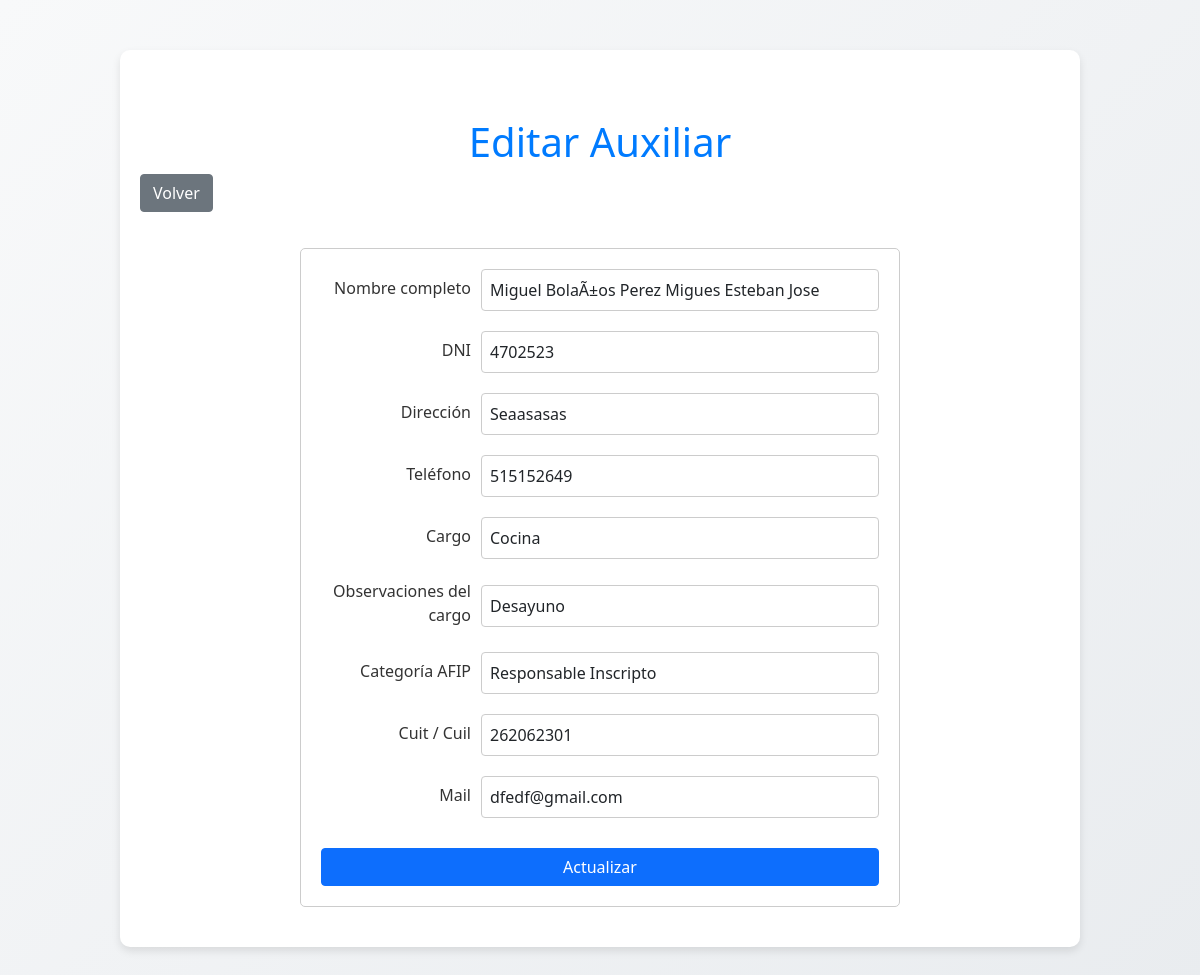
/auxiliar/editar_auxiliar.php?id=1, run on the app's committed database.
### tables this page shows
CREATE TABLE `auxiliar` (
  `id_auxiliar` int(11) NOT NULL,
  `nombre_auxiliar` varchar(255) NOT NULL,
  `dni_auxiliar` varchar(20) NOT NULL,
  `direccion_auxiliar` varchar(255) DEFAULT NULL,
  `telefono_auxiliar` varchar(20) DEFAULT NULL,
  `cargo_auxiliar` varchar(50) DEFAULT NULL,
  `observaciones_cargo` text DEFAULT NULL,
  `categoria_afip` varchar(50) DEFAULT NULL,
  `cuit_cuil` varchar(20) NOT NULL,
  `mail_auxiliar` varchar(255) DEFAULT NULL
);

### auxiliar/editar_auxiliar.php (the view, shortened to what this page needs)
<!DOCTYPE html>
<html lang="es">
<head>
    <link href="https://cdn.jsdelivr.net/npm/bootstrap@5.0.2/dist/css/bootstrap.min.css" rel="stylesheet">
    <link rel="stylesheet" href="../estilo.css">
</head>
<body>
    <div class="container">
        <h1 class="mt-5">Editar Auxiliar</h1>
        <a href="auxiliar.php" class="btn btn-secondary mb-3">Volver</a>
        <?php
        $servername = "localhost";
        $username = "admin";
        $password = "admin";
        $dbname = "consejo";
        $conn = new mysqli($servername, $username, $password, $dbname);
        $id_auxiliar = $_GET['id'];
        $sql = "SELECT * FROM auxiliar WHERE id_auxiliar = ?";
        $stmt = $conn->prepare($sql);
        $stmt->bind_param("i", $id_auxiliar);
        $stmt->execute();
        $result = $stmt->get_result();
        if ($result->num_rows > 0) {
            $row = $result->fetch_assoc();
        ?>
        <form method="post" action="actualizar_auxiliar.php">
            <div class="form-group">
                <label for="nombre_auxiliar" class="form-label">Nombre completo</label>
                <input type="text" class="form-control" id="nombre_auxiliar" name="nombre_auxiliar" value="<?php echo $row['nombre_auxiliar']; ?>" required>
            </div>
            <div class="form-group">
                <label for="dni_auxiliar" class="form-label">DNI</label>
                <input type="text" class="form-control" id="dni_auxiliar" name="dni_auxiliar" value="<?php echo $row['dni_auxiliar']; ?>" required>
            </div>
            <div class="form-group">
                <label for="direccion_auxiliar" class="form-label">Dirección</label>
                <input type="text" class="form-control" id="direccion_auxiliar" name="direccion_auxiliar" value="<?php echo $row['direccion_auxiliar']; ?>" required>
            </div>
            <div class="form-group">
                <label for="telefono_auxiliar" class="form-label">Teléfono</label>
                <input type="text" class="form-control" id="telefono_auxiliar" name="telefono_auxiliar" value="<?php echo $row['telefono_auxiliar']; ?>" required>
            </div>
            <div class="form-group">
                <label for="cargo_auxiliar" class="form-label">Cargo</label>
                <input type="text" class="form-control" id="cargo_auxiliar" name="cargo_auxiliar" value="<?php echo $row['cargo_auxiliar']; ?>" required>
            </div>
            <div class="form-group">
                <label for="observaciones_cargo" class="form-label">Observaciones del cargo</label>
                <input type="text" class="form-control" id="observaciones_cargo" name="observaciones_cargo" value="<?php echo $row['observaciones_cargo']; ?>" required>
            </div>
            <div class="form-group">
                <label for="categoria_afip" class="form-label">Categoría AFIP</label>
                <select class="form-control" id="categoria_afip" name="categoria_afip" required>
                    <option value="Responsable Inscripto" <?php if ($row['categoria_afip'] == 'Responsable Inscripto') echo 'selected'; ?>>Responsable Inscripto</option>
                </select>
            </div>
            <div class="form-group">
                <label for="cuit_cuil" class="form-label">Cuit / Cuil</label>
                <input type="text" class="form-control" id="cuit_cuil" name="cuit_cuil" value="<?php echo $row['cuit_cuil']; ?>" required>
            </div>
            <div class="form-group">
                <label for="mail_auxiliar" class="form-label">Mail</label>
                <input type="email" class="form-control" id="mail_auxiliar" name="mail_auxiliar" value="<?php echo $row['mail_auxiliar']; ?>" required>
            </div>
            <button type="submit" class="btn btn-primary">Actualizar</button>
        </form>
        <?php
        } else {
            echo "<p>No se encontró el auxiliar.</p>";
        }
        ?>
    </div>
</body>
</html>

### estilo.css (style rules this page uses)
body { font-family: 'Segoe UI', Tahoma, Geneva, Verdana, sans-serif; background: linear-gradient(135deg, #f8f9fa, #e9ecef); margin: 0; padding: 0; color: #333; overflow-x: hidden; display: flex; justify-content: center; align-items: center; min-height: 100vh; }
.container { width: 100%; max-width: 80%; margin: 50px 0; box-sizing: border-box; padding: 20px; background: white; box-shadow: 0 4px 8px rgba(0, 0, 0, 0.1); border-radius: 10px; }
h1, h2, h3 { color: #007bff; text-align: center; }
.form-group { display: flex; align-items: center; margin-bottom: 15px; flex-wrap: wrap; }
.form-group label { width: 100%; max-width: 150px; margin-right: 10px; text-align: right; box-sizing: border-box; }
.form-group input, .form-group select { flex: 1; padding: 10px; box-sizing: border-box; border: 1px solid #ced4da; border-radius: 4px; transition: border-color 0.3s ease; }
button { padding: 10px 20px; margin-top: 10px; background-color: #007bff; color: white; border: none; border-radius: 4px; cursor: pointer; display: block; width: 100%; font-size: 16px; transition: background-color 0.3s ease; }

### auxiliar/editar_auxiliar.php (style rules this page uses)
form { max-width: 600px; margin: 20px auto; padding: 20px; border: 1px solid #ccc; border-radius: 5px; }
.form-group { margin-bottom: 20px; }
.form-group label { display: block; margin-bottom: 5px; }
.form-group input, .form-group select { width: 100%; padding: 8px; font-size: 1rem; border: 1px solid #ccc; border-radius: 4px; }

### data on the page
auxiliar: nombre_auxiliar "Miguel BolaÃ±os Perez Migues Esteban Jose", dni_auxiliar "4702523", direccion_auxiliar "Seaasasas", telefono_auxiliar "515152649", cargo_auxiliar "Cocina", observaciones_cargo "Desayuno", categoria_afip "Responsable Inscripto", cuit_cuil "262062301", mail_auxiliar "dfedf@gmail.com"
